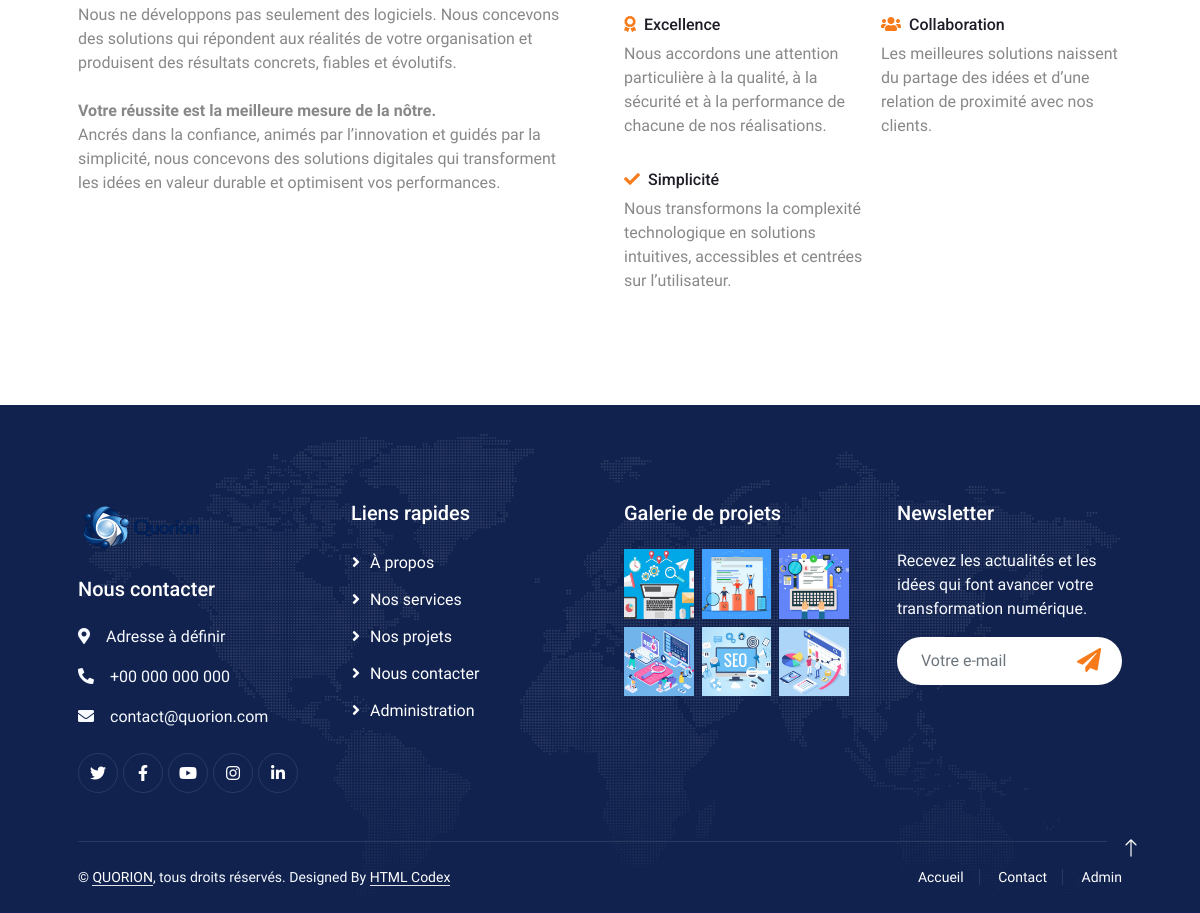
The page /about.php (lower part) on the database as committed earlier.
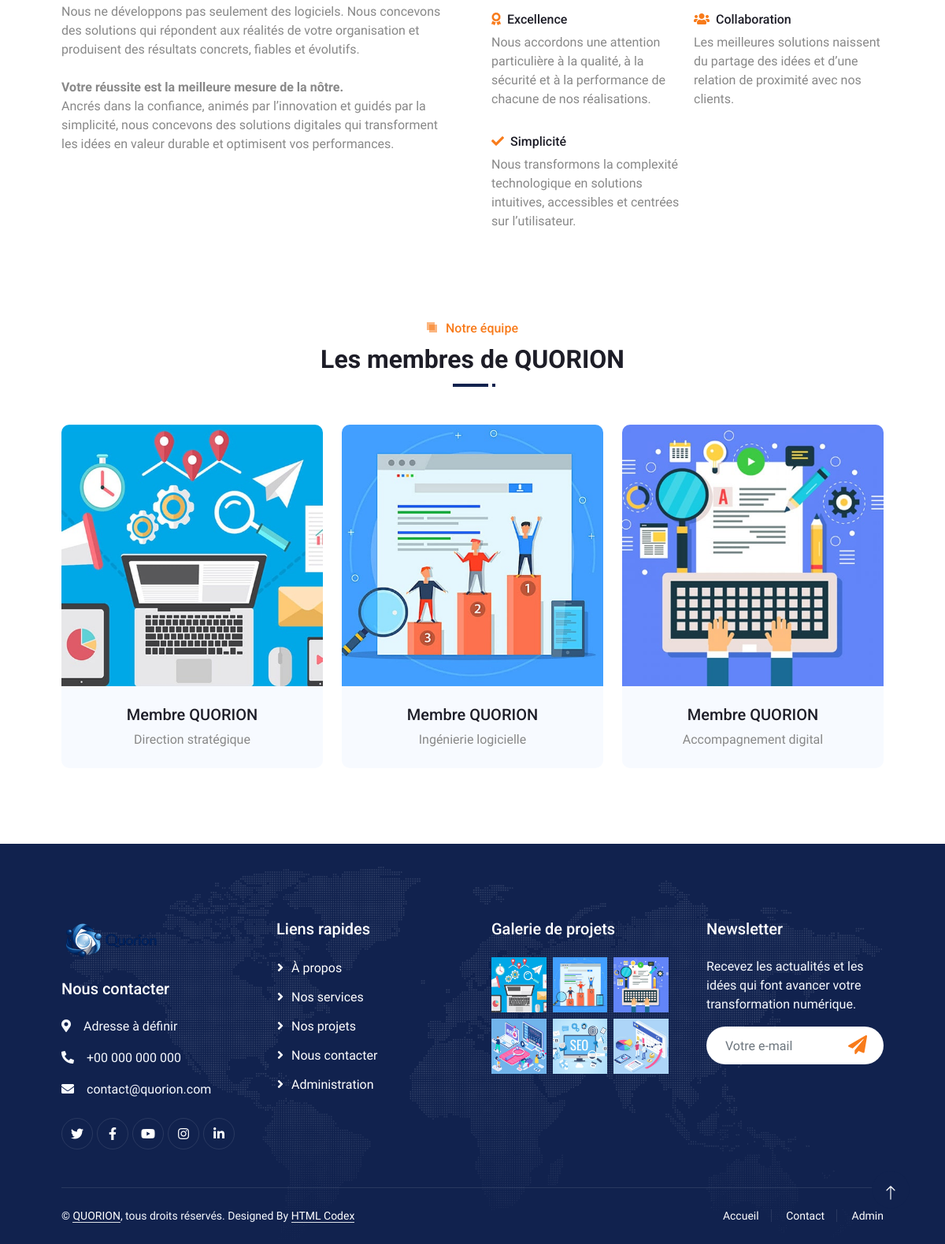
The same page on the database as committed later.
### tables this page shows
CREATE TABLE company_values (
    id INT UNSIGNED NOT NULL AUTO_INCREMENT PRIMARY KEY,
    icon VARCHAR(80) NOT NULL DEFAULT 'fa-check',
    title VARCHAR(160) NOT NULL,
    description TEXT NOT NULL,
    display_order INT UNSIGNED NOT NULL DEFAULT 0,
    is_active TINYINT(1) NOT NULL DEFAULT 1,
    created_at TIMESTAMP NOT NULL DEFAULT CURRENT_TIMESTAMP,
    updated_at TIMESTAMP NOT NULL DEFAULT CURRENT_TIMESTAMP ON UPDATE CURRENT_TIMESTAMP
);

CREATE TABLE projects (
    id INT UNSIGNED NOT NULL AUTO_INCREMENT PRIMARY KEY,
    category VARCHAR(160) NOT NULL,
    title VARCHAR(160) NOT NULL,
    image_path VARCHAR(255) NOT NULL,
    project_url VARCHAR(255) NOT NULL DEFAULT '',
    display_order INT UNSIGNED NOT NULL DEFAULT 0,
    is_active TINYINT(1) NOT NULL DEFAULT 1,
    created_at TIMESTAMP NOT NULL DEFAULT CURRENT_TIMESTAMP,
    updated_at TIMESTAMP NOT NULL DEFAULT CURRENT_TIMESTAMP ON UPDATE CURRENT_TIMESTAMP
);

CREATE TABLE team_members (
    id INT UNSIGNED NOT NULL AUTO_INCREMENT PRIMARY KEY,
    name VARCHAR(160) NOT NULL,
    position VARCHAR(160) NOT NULL,
    bio TEXT NOT NULL,
    image_path VARCHAR(255) NOT NULL,
    facebook_url VARCHAR(255) NOT NULL DEFAULT '',
    twitter_url VARCHAR(255) NOT NULL DEFAULT '',
    instagram_url VARCHAR(255) NOT NULL DEFAULT '',
    linkedin_url VARCHAR(255) NOT NULL DEFAULT '',
    display_order INT UNSIGNED NOT NULL DEFAULT 0,
    is_active TINYINT(1) NOT NULL DEFAULT 1,
    created_at TIMESTAMP NOT NULL DEFAULT CURRENT_TIMESTAMP,
    updated_at TIMESTAMP NOT NULL DEFAULT CURRENT_TIMESTAMP ON UPDATE CURRENT_TIMESTAMP
);

### app/bootstrap.php (called while the page is built, shortened)
<?php
function db(): PDO
{
    static $pdo = null;
    if ($pdo instanceof PDO) {
        return $pdo;
    }
    $dsn = sprintf('mysql:host=%s;dbname=%s;charset=utf8mb4', DB_HOST, DB_NAME);
    $pdo = new PDO($dsn, DB_USER, DB_PASS, [
        PDO::ATTR_ERRMODE => PDO::ERRMODE_EXCEPTION,
        PDO::ATTR_DEFAULT_FETCH_MODE => PDO::FETCH_ASSOC,
        PDO::ATTR_EMULATE_PREPARES => false,
    ]);
    return $pdo;
}
function e(?string $value): string
{
    return htmlspecialchars((string) $value, ENT_QUOTES | ENT_SUBSTITUTE, 'UTF-8');
}
function projects(?int $limit = null): array
{
    $sql = 'SELECT * FROM projects WHERE is_active = 1 ORDER BY display_order, id';
    if ($limit !== null) {
        $sql .= ' LIMIT ' . (int) $limit;
    }
    return db()->query($sql)->fetchAll();
}
function members(?int $limit = null): array
{
    $sql = 'SELECT * FROM team_members WHERE is_active = 1 ORDER BY display_order, id';
    return db()->query($sql)->fetchAll();
}
function company_values(): array
{
    return db()->query('SELECT * FROM company_values WHERE is_active = 1 ORDER BY display_order, id')->fetchAll();
}

### about.php (the view, shortened to what the changed rows need)
<?php
require_once __DIR__ . '/app/bootstrap.php';
$memberList = members();
require __DIR__ . '/partials/header.php';
?>
                            <?php foreach (array_slice(company_values(), 0, 4) as $value): ?>
                            <div class="col-sm-6">
                                <h6 class="mb-3"><i class="fa <?= e($value['icon']) ?> text-primary me-2"></i><?= e($value['title']) ?></h6>
                            </div>
                            <?php endforeach; ?>
        <div class="container-fluid py-5">
            <div class="container px-lg-5">
                <div class="row g-5">
                    <div class="col-lg-6 wow fadeInUp" data-wow-delay="0.3s">
                        <div class="row g-3">
                            <?php foreach (company_values() as $value): ?>
                            <div class="col-sm-6">
                                <h6 class="mb-2"><i class="fa <?= e($value['icon']) ?> text-primary me-2"></i><?= e($value['title']) ?></h6>
                                <p class="mb-3"><?= e($value['description']) ?></p>
                            </div>
                            <?php endforeach; ?>
                        </div>
                    </div>
                </div>
            </div>
        </div>
<?php require __DIR__ . '/partials/members-section.php'; ?>
<?php require __DIR__ . '/partials/footer.php'; ?>

### partials/footer.php (shortened to what the changed rows need)
<?php
$footerProjects = projects(6);
?>
        <div class="container-fluid bg-primary text-light footer mt-5 pt-5 wow fadeIn" data-wow-delay="0.1s">
            <div class="container py-5 px-lg-5">
                <div class="row g-5">
                    <div class="col-md-6 col-lg-3">
                        <div class="row g-2">
                            <?php foreach ($footerProjects as $project): ?>
                            <div class="col-4">
                                <img class="img-fluid" src="<?= e($project['image_path']) ?>" alt="<?= e($project['title']) ?>">
                            </div>
                            <?php endforeach; ?>
                        </div>
                    </div>
                </div>
            </div>
        </div>
    </div>
</body>
</html>

### partials/members-section.php (shortened to what the changed rows need)
<?php
$memberList = $memberList ?? members();
?>
        <?php if ($memberList): ?>
        <div class="container-fluid py-5">
            <div class="container px-lg-5">
                <div class="section-title position-relative text-center mb-5 pb-2 wow fadeInUp" data-wow-delay="0.1s">
                    <h6 class="position-relative d-inline text-primary ps-4">Notre équipe</h6>
                    <h2 class="mt-2">Les membres de QUORION</h2>
                </div>
                <div class="row g-4">
                    <?php foreach ($memberList as $index => $member): ?>
                    <div class="col-lg-4 col-md-6 wow fadeInUp" data-wow-delay="<?= e(number_format(0.1 + (($index % 3) * 0.2), 1)) ?>s">
                        <div class="team-item bg-light rounded overflow-hidden">
                            <div class="team-img position-relative overflow-hidden">
                                <img class="img-fluid w-100" src="<?= e($member['image_path']) ?>" alt="<?= e($member['name']) ?>">
                            </div>
                            <div class="text-center p-4">
                                <h5><?= e($member['name']) ?></h5>
                                <span><?= e($member['position']) ?></span>
                            </div>
                        </div>
                    </div>
                    <?php endforeach; ?>
                </div>
            </div>
        </div>
        <?php endif; ?>

Rows that differ between the two databases and show on the page:
added team_members: image_path (picture), name "Membre QUORION", position "Direction stratégique"
added team_members: image_path (picture), name "Membre QUORION", position "Ingénierie logicielle"
added team_members: image_path (picture), name "Membre QUORION", position "Accompagnement digital"
Other text that changed with them:
text now shown: "Notre équipe Les membres de QUORION"
